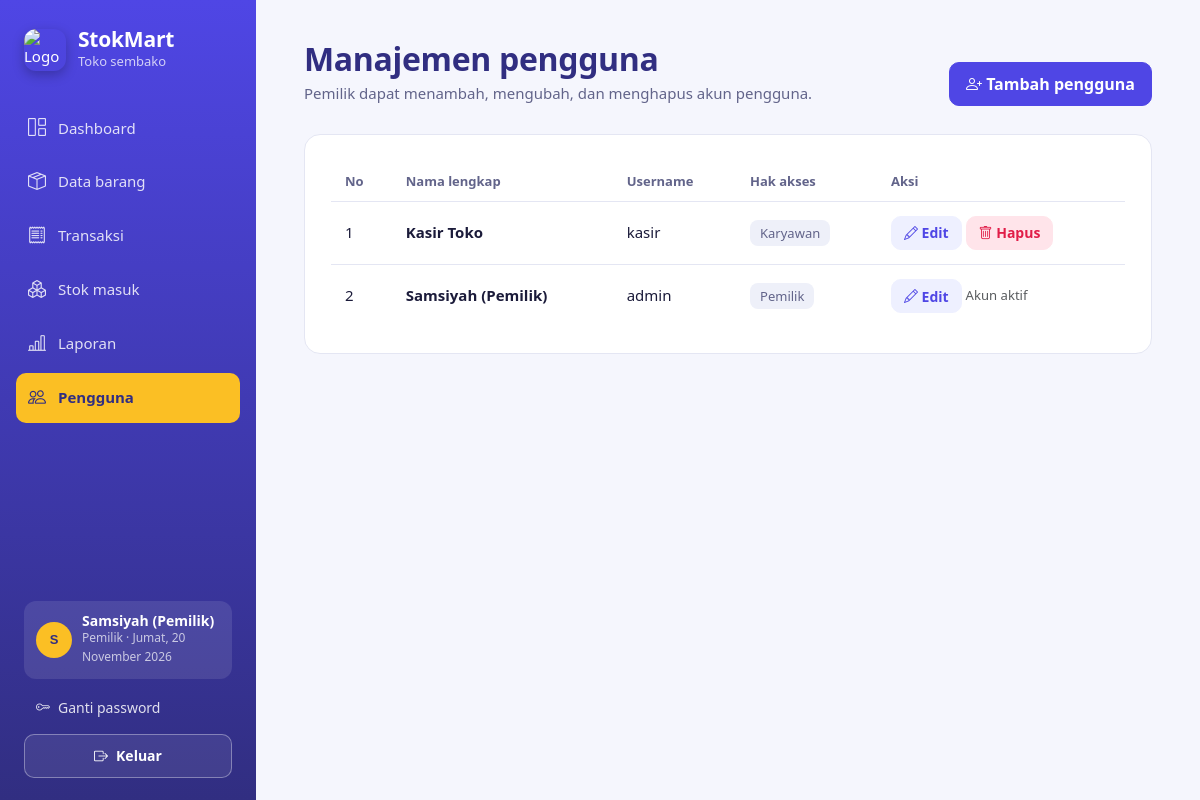
/users.php (signed in), run on the app's committed database.
### tables this page shows
CREATE TABLE `users` (
  `id_user` int NOT NULL,
  `nama_lengkap` varchar(100) NOT NULL,
  `username` varchar(100) NOT NULL,
  `password` varchar(255) NOT NULL,
  `role` enum('pemilik','karyawan') NOT NULL DEFAULT 'pemilik'
);

### auth.php (called while the page is built, shortened)
<?php
function e($v){return htmlspecialchars((string)$v,ENT_QUOTES,'UTF-8');}

### users.php (the view, shortened to what this page needs)
<?php
require_once 'auth.php'; wajib_pemilik(); $aktif='users';
$daftar=$koneksi->query("SELECT id_user,nama_lengkap,username,role FROM users ORDER BY id_user DESC");
?>
<!DOCTYPE html><html lang="id"><head><meta charset="UTF-8"><meta name="viewport" content="width=device-width, initial-scale=1"><title>StokMart - Pengguna</title><link href="assets/css/bootstrap.min.css" rel="stylesheet">
    <link href="assets/css/bootstrap-icons.min.css" rel="stylesheet">
    <link href="assets/css/fonts.css" rel="stylesheet"><link href="style.css" rel="stylesheet">
    <link rel="icon" type="image/svg+xml" href="assets/img/logo.svg"></head><body><div class="app"><?php include 'sidebar.php'; ?><main class="main">
<header class="page-head"><div><h1>Manajemen pengguna</h1><p class="page-sub">Pemilik dapat menambah, mengubah, dan menghapus akun pengguna.</p></div><button class="btn btn-pandan" data-bs-toggle="modal" data-bs-target="#tambah"><i class="bi bi-person-plus"></i> Tambah pengguna</button></header>
<section class="panel"><div class="table-wrap"><table class="tbl"><thead><tr><th>No</th><th>Nama lengkap</th><th>Username</th><th>Hak akses</th><th>Aksi</th></tr></thead><tbody>
<?php $no=1;while($u=$daftar->fetch_assoc()): ?><tr><td><?= $no++; ?></td><td class="nama"><?= e($u['nama_lengkap']); ?></td><td><?= e($u['username']); ?></td><td><span class="chip"><?= e(ucfirst($u['role'])); ?></span></td><td class="text-nowrap">
<a class="btn btn-sm btn-soft" href="edit_user.php?id=<?= (int)$u['id_user']; ?>"><i class="bi bi-pencil"></i> Edit</a>
<?php if((int)$u['id_user']!==(int)$_SESSION['id_user']): ?><form method="post" class="d-inline" onsubmit="return confirm('Hapus akun ini?')"><?= csrf_field(); ?><input type="hidden" name="id_user" value="<?= (int)$u['id_user']; ?>"><button name="hapus_user" class="btn btn-sm btn-soft-danger"><i class="bi bi-trash"></i> Hapus</button></form><?php else: ?><span class="small text-muted">Akun aktif</span><?php endif; ?>
</td></tr><?php endwhile; ?>
</tbody></table></div></section></main></div>
<script src="assets/js/bootstrap.bundle.min.js"></script></body></html>

### style.css (style rules this page uses)
:root { --pandan: #4F46E5; --pandan-deep: #312E81; --pandan-mid: #6366F1; --mint: #EEF0FF; --mint-line: #D9DDFB; --paper: #F5F6FD; --card: #FFFFFF; --line: #E4E6F3; --ink: #1B1B3A; --muted: #62648A; --kunyit: #FBBF24; --cabai: #E11D48; --cabai-soft: #FFE4EA; --radius-panel: 16px; --radius-ctl: 10px; }
body { font-family: 'Figtree', system-ui, -apple-system, 'Segoe UI', sans-serif; background: var(--paper); color: var(--ink); font-size: 15px; line-height: 1.55; -webkit-font-smoothing: antialiased; }
h1, h2, h3, .brand-name, .stat-hero-value, .stat-value, .modal-title { font-family: 'Bricolage Grotesque', 'Figtree', system-ui, sans-serif; letter-spacing: -0.01em; }
.app { display: grid; grid-template-columns: 256px minmax(0, 1fr); min-height: 100vh; }
.main { padding: 40px 48px 64px; max-width: 1240px; width: 100%; }
.page-head { display: flex; flex-wrap: wrap; align-items: flex-end; justify-content: space-between; gap: 16px; margin-bottom: 28px; }
.page-head h1 { font-size: 32px; font-weight: 700; margin: 0; color: var(--pandan-deep); }
.page-sub { margin: 4px 0 0; color: var(--muted); }
.panel { background: var(--card); border: 1px solid var(--line); border-radius: var(--radius-panel); padding: 26px; }
.table-wrap { overflow-x: auto; }
.tbl { width: 100%; border-collapse: collapse; }
.tbl thead th { font-size: 13px; font-weight: 600; color: var(--muted); text-align: left; white-space: nowrap; padding: 10px 14px; border-bottom: 1px solid var(--line); }
.tbl tbody td { padding: 14px; border-bottom: 1px solid var(--line); vertical-align: middle; }
.tbl tbody tr:last-child td { border-bottom: 0; }
.tbl .nama { font-weight: 600; }
.chip { display: inline-block; padding: 3px 10px; border-radius: 8px; background: #EEF0F9; color: var(--muted); font-size: 13px; font-weight: 500; white-space: nowrap; }
.btn { border-radius: var(--radius-ctl); font-weight: 600; padding: .55rem 1rem; transition: background-color .15s, color .15s, border-color .15s; }
.btn.btn-sm { padding: .35rem .75rem; font-size: 14px; }
.btn-pandan { background: var(--pandan); border: 1px solid var(--pandan); color: #fff; }
.btn-soft { background: var(--mint); border: 1px solid var(--mint); color: var(--pandan); }
.btn-soft-danger { background: var(--cabai-soft); border: 1px solid var(--cabai-soft); color: var(--cabai); }
.tbl td.nama { min-width:140px; }

### data on the page
users: nama_lengkap "Kasir Toko", username "kasir", role "Karyawan"
users: nama_lengkap "Samsiyah (Pemilik)", username "admin", role "Pemilik", shows "Akun aktif"

### other printed values
$m[2] "Dashboard"
$m[2] "Data barang"
$m[2] "Transaksi"
$m[2] "Stok masuk"
$m[2] "Laporan"
$_SESSION['nama'] "Samsiyah (Pemilik)"
$_SESSION['role'] "Pemilik"
